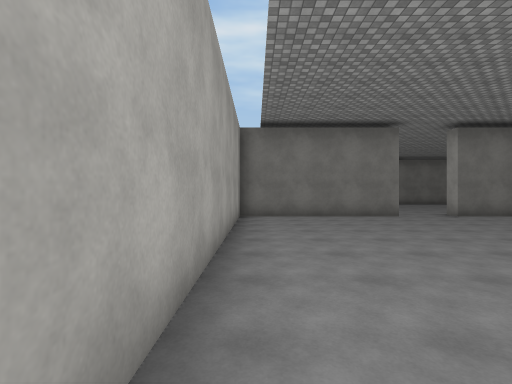
view 1 (above)

19 first-person views from a walk through a scene from a Unity 3-D project. The camera is 1.5 m above the floor, looks level and sees 85° across. Doors are open. The floor is counted in squares, 2 m on a side. Each view is taken from the middle of a square. On the plan, view 1 faces up. The plan holds only what a view shows up to about 10 squares ahead; the rest is blank. The place goes on beyond the plan. The player character is not drawn. Surface patterns are stand-ins for the level's own textures.

view 2
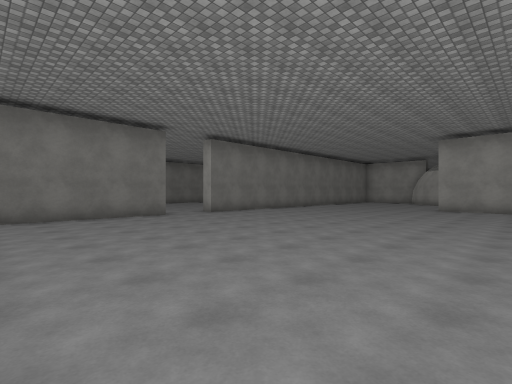

view 3
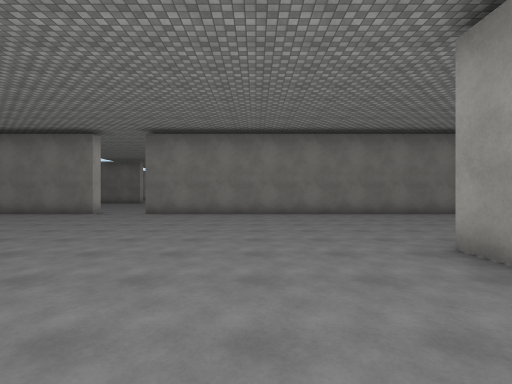

view 4
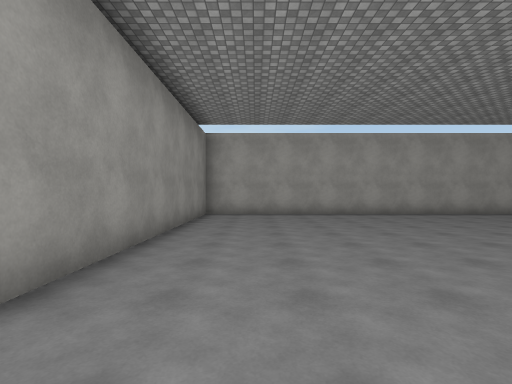

view 5
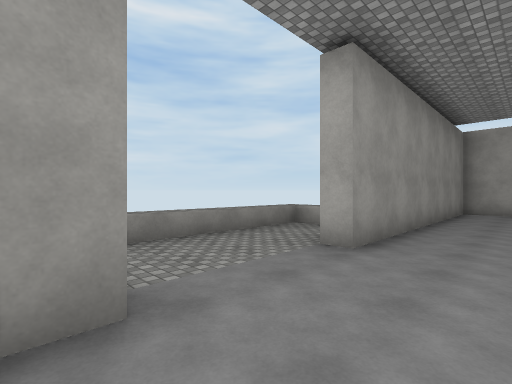

view 6
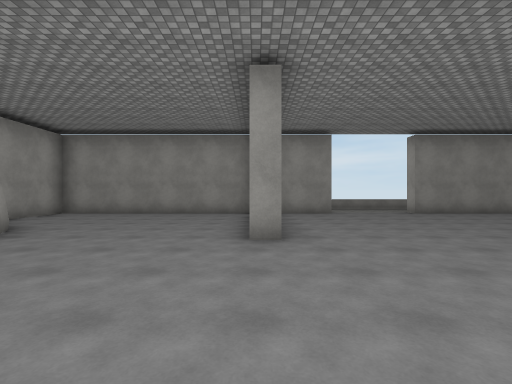

view 7
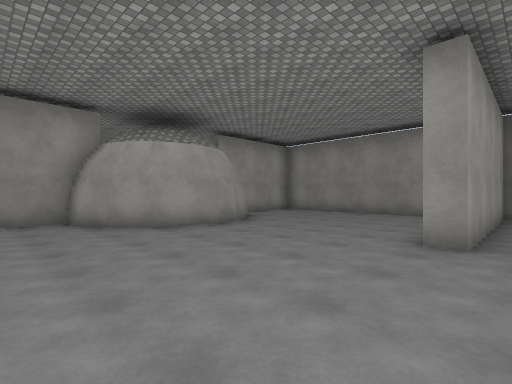

view 8
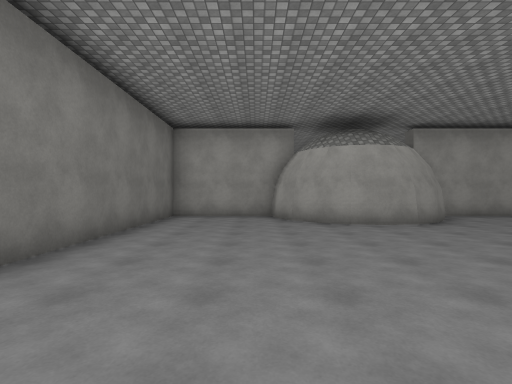

view 9
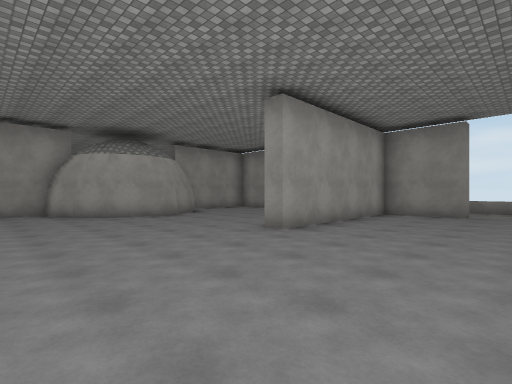

view 10
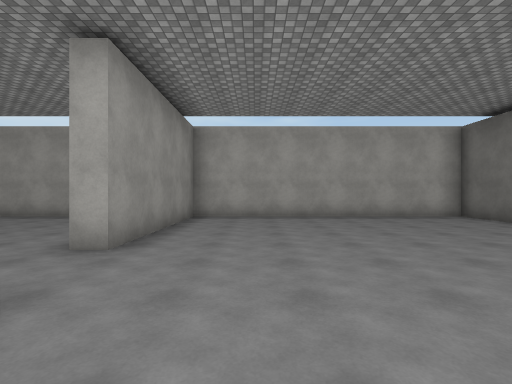

view 11
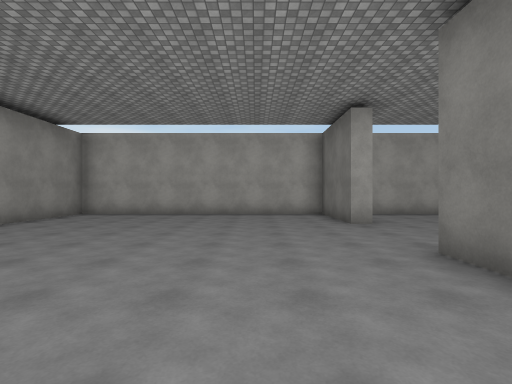

view 12
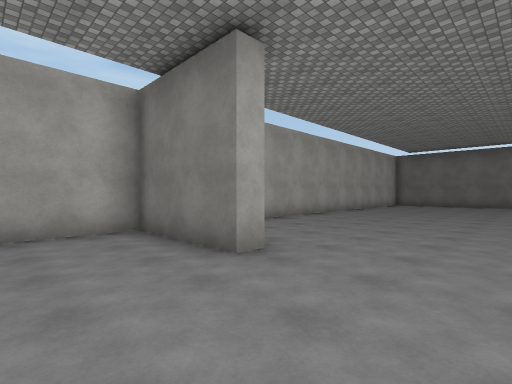

view 13
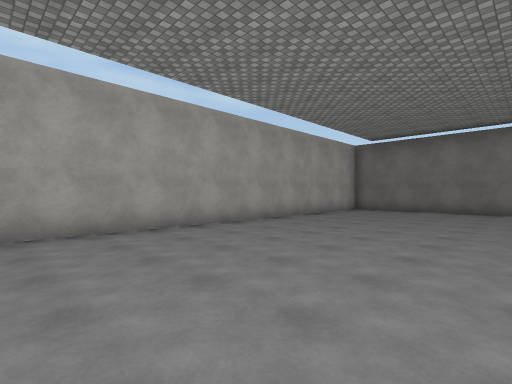

view 14
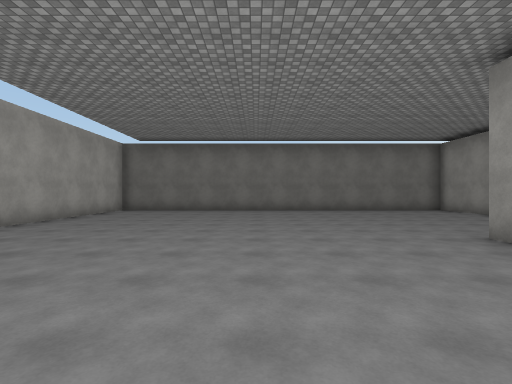

view 15
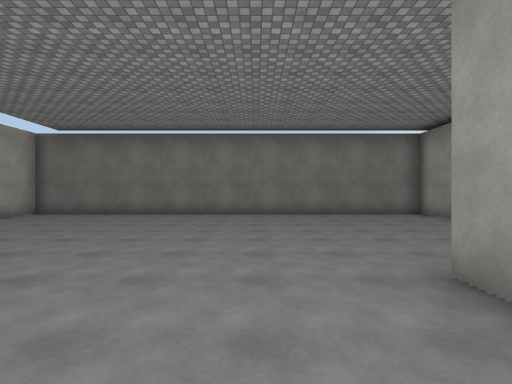

view 16
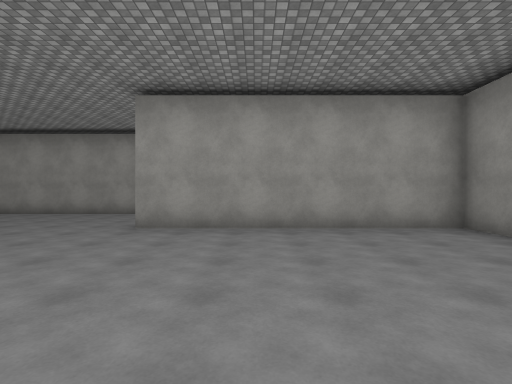

view 17
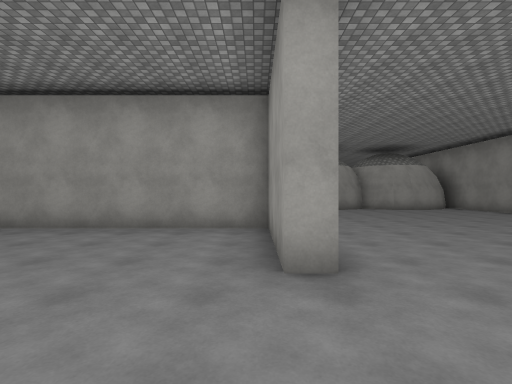

view 18
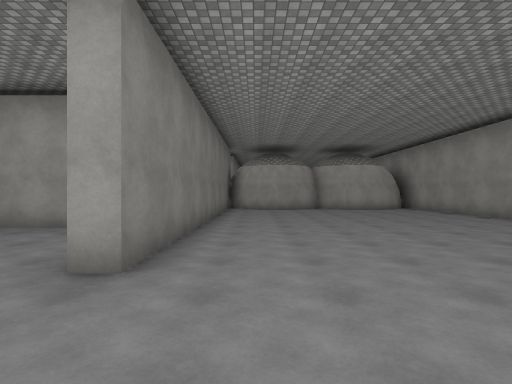

view 19
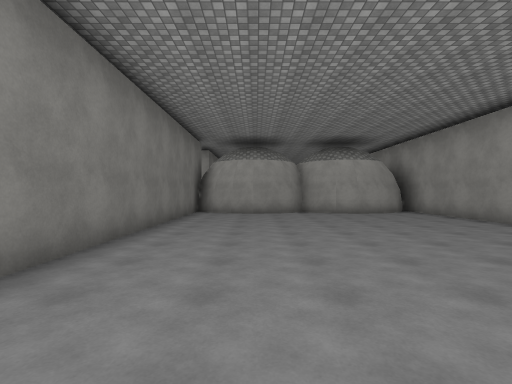

### Floor plan
Points are (right, up) in squares from view 1. A wall is a line through its corners. A room is listed if a view was taken in it or the views show most of it. See-through windows are left out.
Room 1 (views 1, 2, 3, 4, 5, 6, 7, 8, 9)
walls: (10.4, -3.2) (10.4, -2.7) (12.6, -2.7) (12.6, 2.6) (13.1, 2.6); (13.1, -2.7) (19.7, -2.7) (19.7, 0.2); (4.4, 8.6) (-0.5, 8.6) (-0.5, -2.7) (7.5, -2.7) (7.5, -3.2); (18.4, 1) (17.8, 1.6) (17.5, 2.2) (17.4, 3.1) (17.5, 3.8) (17.8, 4.4) (18.5, 5.1) (18.9, 5.3) (19.7, 5.5) (19.7, 8.6) (6.2, 8.6)
low walls: (5.4, -4.5) (5.4, -5.2) (10.6, -5.2)
ways out: opening at (5.5, 9) to room 2
Room 2 (views 10, 11, 12, 13, 14, 15, 16, 17, 18, 19)
walls: (2.4, 17.8) (2.4, 17.2) (-0.5, 17.2) (-0.5, 9.1) (4.4, 9.1) (4.4, 8.6); (12.6, 26.1) (12.6, 31.5) (-0.5, 31.5) (-0.5, 18.9); (15, 17.2) (5.6, 17.2) (5.6, 17.7) (8.7, 17.7) (8.7, 24.5); (15, 13.7) (14.7, 14.3) (14.6, 15) (14.8, 15.9) (15.1, 16.5); (6.2, 8.6) (6.2, 9.1); (10.5, 9.1) (15, 9.1); (15, 10.1) (14.7, 10.6) (14.6, 11.4) (14.7, 12.2) (15.1, 12.8)
ways out: opening at (5.5, 9) to room 1; opening at (11, 25)

Positions as (right, up) in squares from view 1, and headings:
1: (0, 0), facing up
2: (0, 0), facing up-right
3: (10, -1), facing up
4: (9, -1), facing left
5: (11, -1), facing down-left
6: (13, 7), facing down
7: (12, 7), facing down-right
8: (11, 6), facing right
9: (9, 7), facing down-right
10: (8, 11), facing left
11: (9, 15), facing left
12: (5, 15), facing up-left
13: (5, 20), facing up-left
14: (5, 20), facing up
15: (7, 22), facing up
16: (3, 22), facing right
17: (3, 18), facing right
18: (3, 16), facing right
19: (5, 15), facing right
